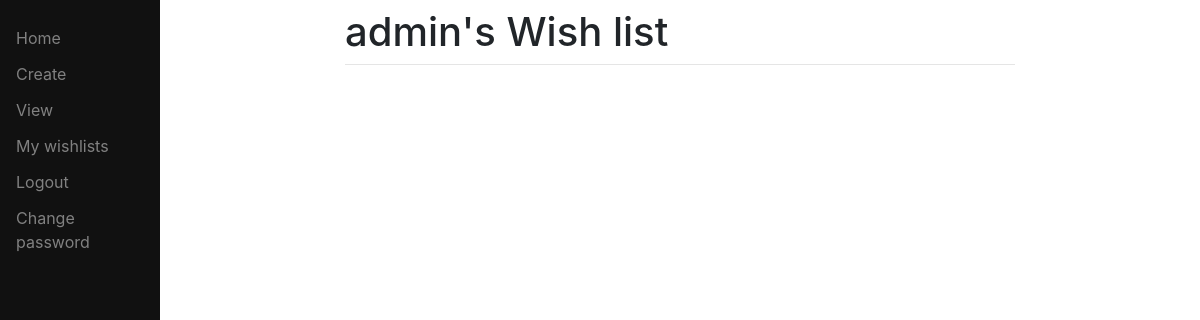
The app's page /view/ (signed in), older data.
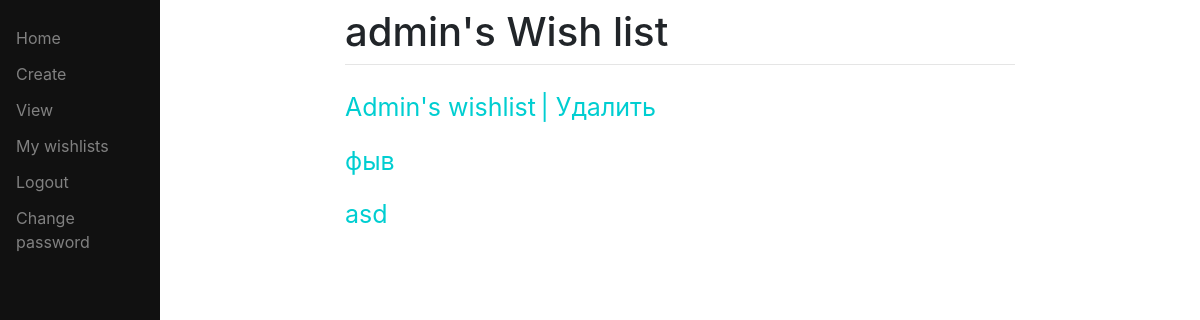
The same page, newer data.
### main/models.py (models this page shows, shortened)
class ToDoList(models.Model):
    user = models.ForeignKey(User,on_delete=models.CASCADE,related_name="todolist",null=True)
    name = models.CharField(max_length=200,default="defualt")

### main/views.py (the view)
# urls.py: path("view/",views.show_all,name="view"),
def show_all(response):
    all = ToDoList.objects.all()
    return render(response,"main/views.html",{"all":all})

### main/templates/main/views.html (shortened to what this page needs)
{%extends 'main/base.html'%}
{%block content%}
{%for one in all%}
<div>
    <ul>
        <a href="/{{one.id}}" class="link">{{one.name}}</a>
        {% if one.user == request.user %}
        <a href="/deleteobject/{{one.id}}", onclick="return confirm('Вы уверены?')", class="Delete-link"> | Удалить</a>
        {% endif %}
    </ul>
</div>
{%endfor%}
{%endblock%}

### main/templates/main/base.html (shortened to what this page needs)
<!DOCTYPE html>
<html lang="ru">
<head>
    <link rel="stylesheet" href="https://stackpath.bootstrapcdn.com/bootstrap/4.3.1/css/bootstrap.min.css">
</head>
<body>
    <div class="sidenav">
        <a href="/">Home</a>
        <a href="/create">Create</a>
        <a href="/view">View</a>
        {% if user.is_authenticated %}
        <a href="/mywishlists">My wishlists</a>
            <a href="/logout">Logout</a>
            <a href="/password_change">Change password</a>
        {% else %}
            <a href="/register">Register</a>
            <a href="/login">Login</a>
        {% endif %}
        </div>
    <div id="content", name="content", class="main">
        <div class="row justify-content-center">
            <div class="col-8">
                {% if user.is_authenticated %}
                <h1 class="mt-2">{{request.user.username}}'s Wish list</h1>
                {% else %}
                <h1 class="mt-2">Wish list</h1>
                {% endif %}
                <hr class="mt-0 mb-4">
                {% block content %}
                {% endblock %}
            </div>
        </div>
    </div>
</body>
</html>

### main/templates/main/base.html (style rules this page uses)
.sidenav { height:100%; width: 160px; position: fixed; z-index: 1; top: 0; left: 0; background-color:#111; overflow-x: hidden; padding-top: 20px; }
.sidenav a { padding: 6px 8px 6px 16px; text-decoration: none; color: #818181;; display: block; font-size: 30; }
.main { margin-left: 160px; padding:0px 10px; }

### main/templates/main/views.html (style rules this page uses)
.link { color: darkturquoise; margin-left: -40px; font-size: 25px; }
.Delete-link { color: darkturquoise; font-size: 25px; }

Row changes from the older to the newer data that the page shows:
added ToDoList: name "Admin's wishlist"
added ToDoList: name "фыв"
added ToDoList: name "asd"
